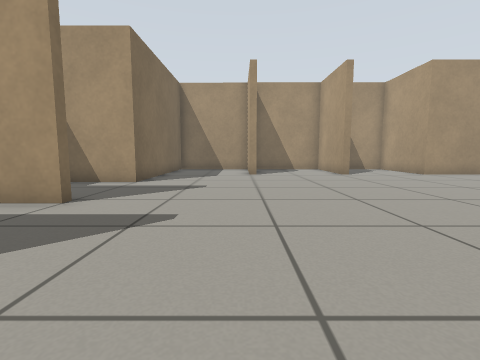
[1] (above)

18 first-person views from a walk through a robot-simulator world made for Gazebo. The camera is 0.5 m above the floor, tilts 6° down and sees 85° across. The floor is counted in squares, 0.5 m on a side. Each view is taken from the middle of a square. On the plan, view 1 faces up. The plan holds only what a view shows up to about 11 squares ahead; the rest is blank.

[2]
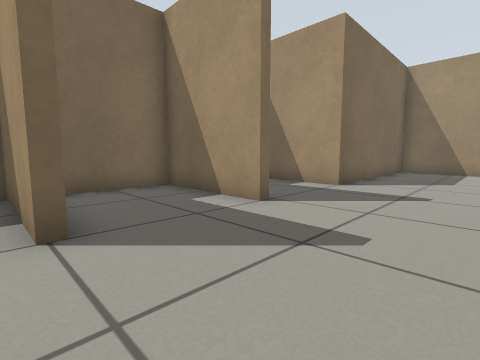

[3]
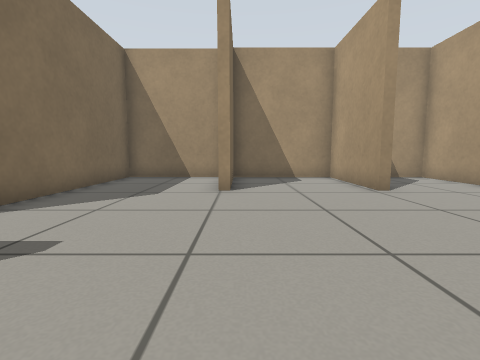

[4]
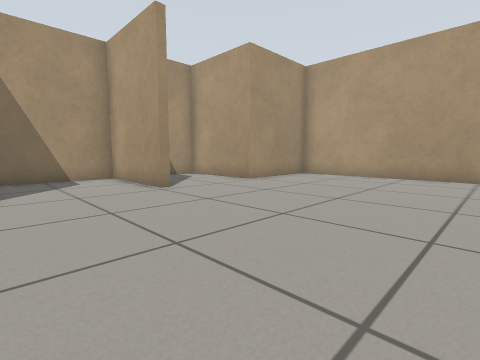

[5]
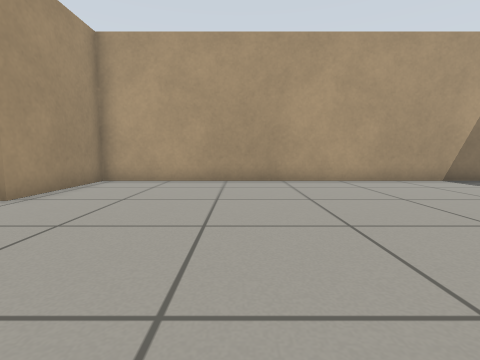

[6]
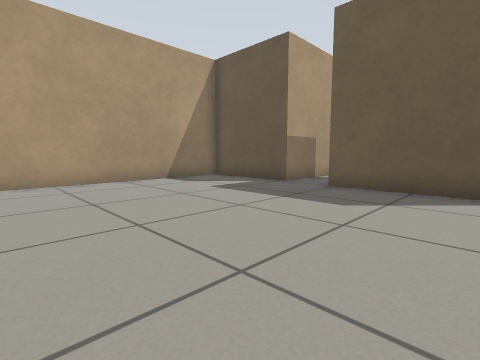

[7]
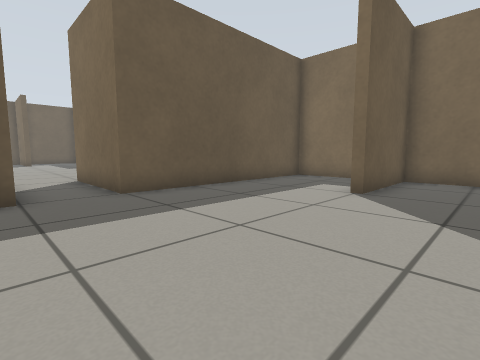

[8]
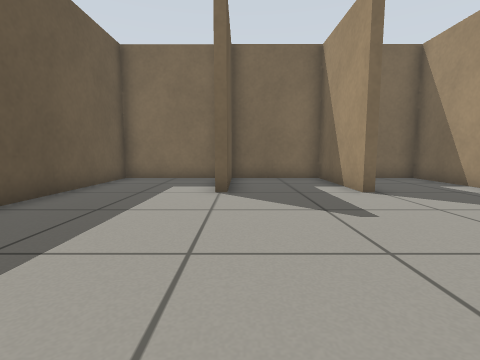

[9]
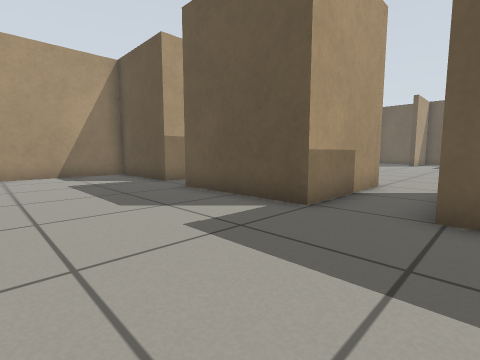

[10]
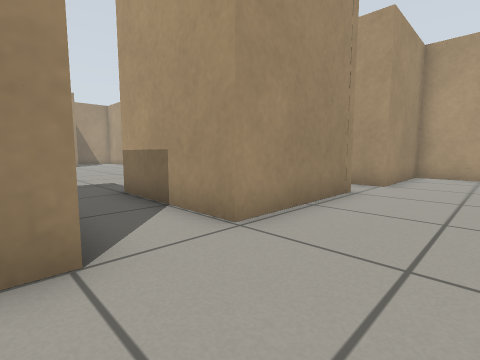

[11]
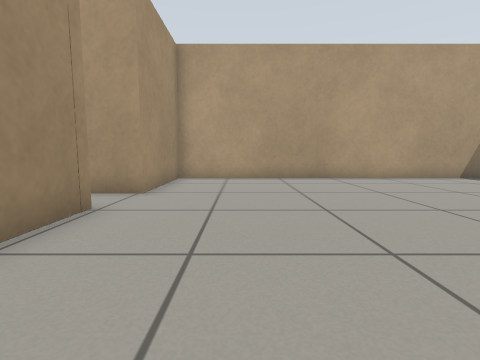

[12]
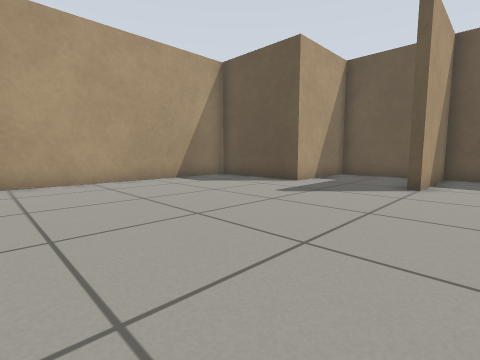

[13]
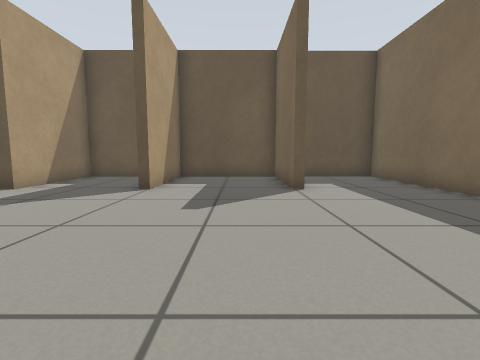

[14]
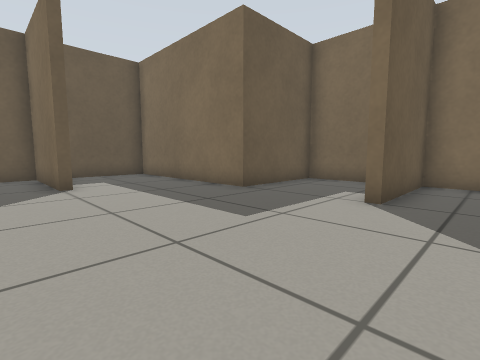

[15]
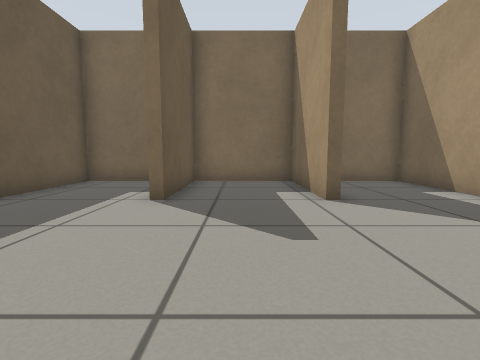

[16]
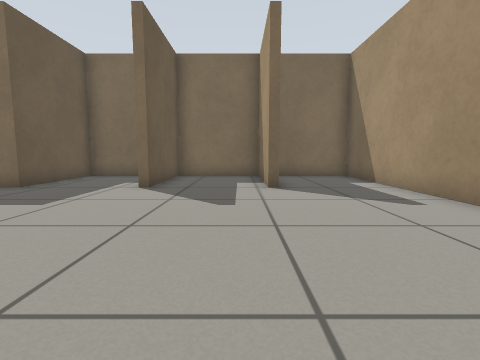

[17]
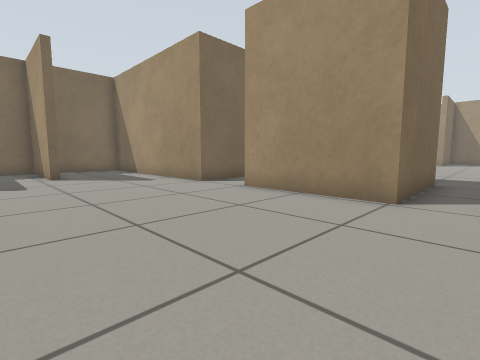

[18]
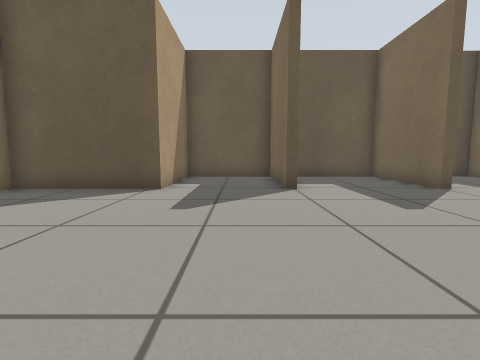

### Floor plan
Ten units are one square. View 1 is at (0, 0); x grows to the right and y downward. Boxes are objects, and circles mark ways between rooms. Rooms are numbered by the first view taken in them; rooms with no view inside come last. Other rooms are left out.
<svg viewBox="-76 -161 203 404">
<path fill="none" stroke="#000" d="M-35 -55 -35 -51 -71 -51 -71 -17 -35 -17M46 -117 46 -155 7 -155 7 -119M-35 -14 -71 -14 -71 25 6 25 6 64M2 -156 -35 -156 -35 -88 -71 -88 -71 -72M26 64 26 25 66 25 66 63M122 19 122 -118 83 -118 83 -155 70 -155M83 66 83 26 115 26M47 200 47 238 81 238 81 201 122 201 122 66 83 66M1 201 6 201 6 238 44 238 44 200M-34 102 -71 102 -71 136 -35 136 -35 140M6 64 -71 64 -71 94M66 63 26 64M-71 151 -71 173 -35 173 -35 238 -5 238"/>
<circle cx="15" cy="70" r="3" fill="#2a7"/>
<circle cx="75" cy="70" r="3" fill="#2a7"/>
<text x="30" y="-50">1</text>
<text x="30" y="140">2</text>
</svg>
Room 1 opens to room 2.

Where each view was taken, in squares from view 1:
view 1: 0 up, 0 right, facing up
view 2: 1 up, 0 right, facing up-left
view 3: 5 up, 1 right, facing up
view 4: 5 up, 1 right, facing up-right
view 5: 7 up, 3 right, facing right
view 6: 5 up, 3 right, facing down-right
view 7: 4 up, 3 right, facing down-left
view 8: 2 up, 3 right, facing left
view 9: 2 up, 0 right, facing down-right
view 10: 9 down, 0 right, facing up-right
view 11: 9 down, 2 right, facing right
view 12: 12 down, 3 right, facing down-right
view 13: 13 down, 2 right, facing down
view 14: 12 down, 2 right, facing down-left
view 15: 12 down, 2 right, facing left
view 16: 11 down, 4 right, facing left
view 17: 12 down, 8 right, facing up-left
view 18: 13 down, 6 right, facing down
